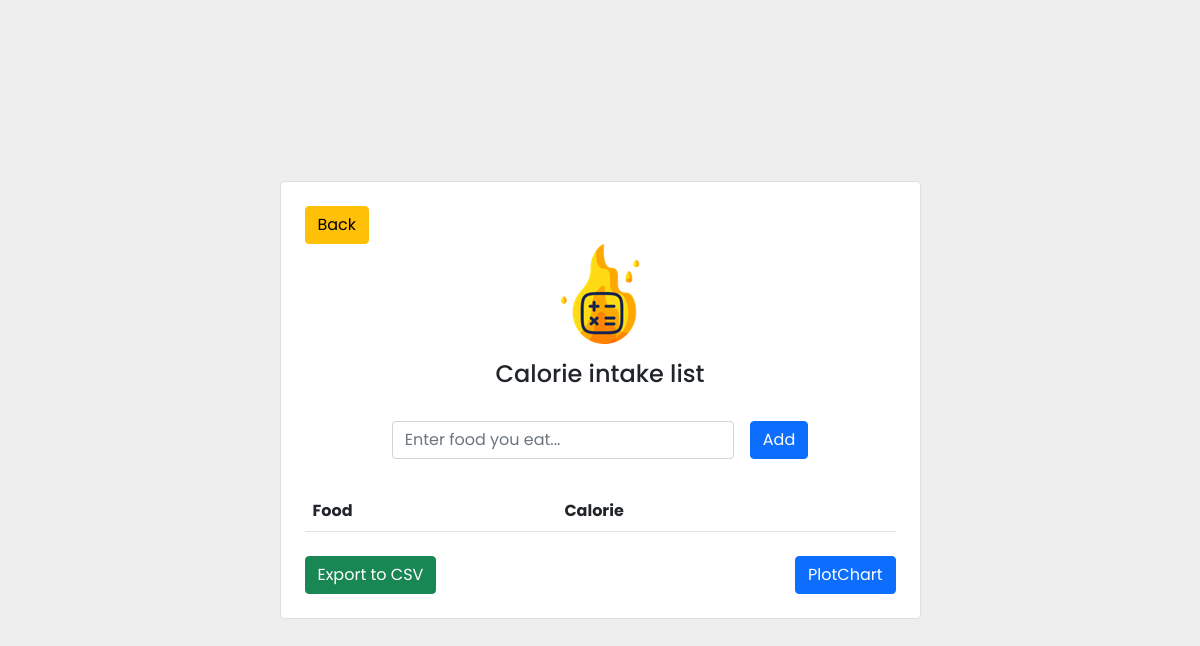
/calcom/ (signed in), run on an earlier commit of the app's database.
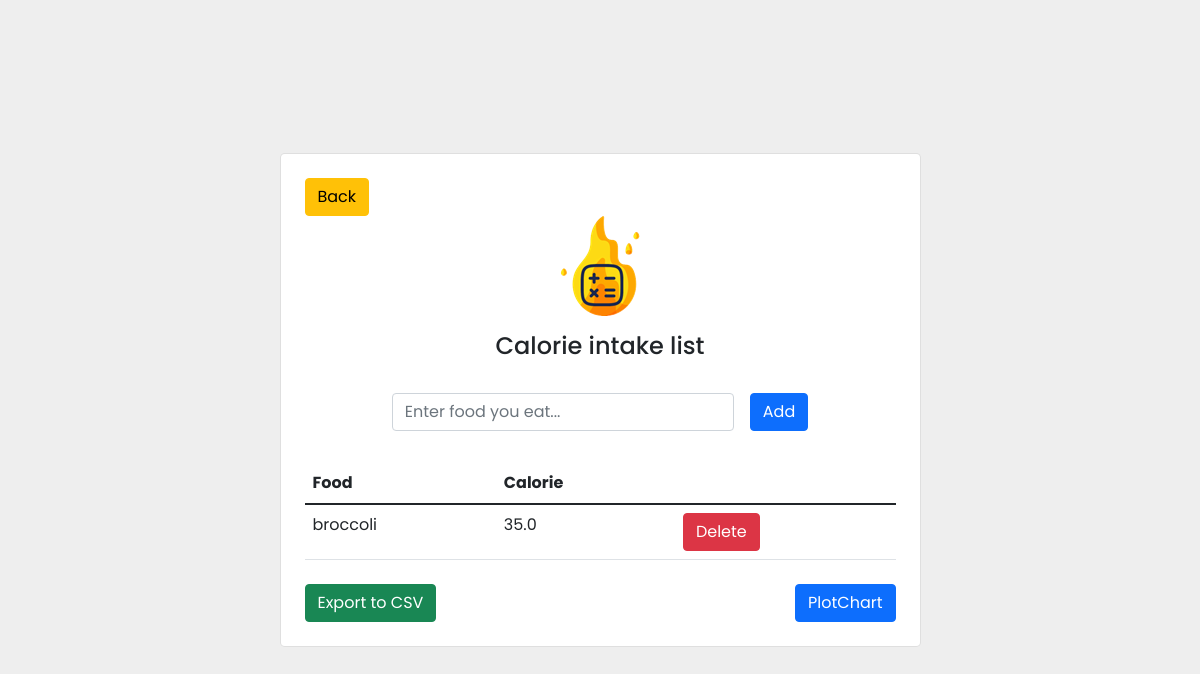
And on a later commit of the database.
### CaloriePage/models.py (models this page shows, shortened)
class caloriesConsumption(models.Model):
    user = models.ForeignKey(User, on_delete=models.CASCADE, null=True, blank=True)
    foodName = models.CharField(max_length=200)
    status = models.BooleanField(default=False)
    foodCalorie = models.TextField(null = True, blank = True)
    class Meta:
        ordering = ['status']

### CaloriePage/views.py (the view, shortened to what this page needs)
# urls.py: path('calcom/', views.calcom,name='calcom'),
def calcom(request):
    foodCalorie = None
    allFoods = caloriesConsumption.objects.filter(user=request.user)
    context = {
        'foods': allFoods,
        'foodCalorie': foodCalorie
    }
    return render(request, 'calcom.html', context)

### CaloriePage/templates/calcom.html (shortened to what this page needs)
{% load static %} {%load mathfilters%} {%load humanize%}
<!DOCTYPE html>
<head>
</head>
<link rel="stylesheet" href="https://cdn.jsdelivr.net/npm/bootstrap@5.1.3/dist/css/bootstrap.min.css">
<section class="vh-100" style="background-color: #eee;">
    <div class="container py-5 h-100">
      <div class="row d-flex justify-content-center align-items-center h-100">
        <div class="col col-lg-9 col-xl-7">
          <div class="card rounded-3">
            <div class="card-body p-4">
              <a href="{% url 'home' %}">
                <button type="button" class="btn btn-warning">Back</button>
              </a>
              <img src="{% static 'images/LogoFs.png'%}" style="display: block; margin-left: auto; margin-right: auto;" />
              <h4 class="text-center my-3 pb-3">Calorie intake list</h4>
              <form method="POST" class="row row-cols-lg-auto g-3 justify-content-center align-items-center mb-4 pb-2">
                <div class="col-12">
                  <div class="form-outline">
                    <input type="text" id="form1" class="form-control" name="query" placeholder="Enter food you eat..."/>
                  </div>
                </div>
                <div class="col-12">
                  <button type="submit" class="btn btn-primary">Add</button>
                </div>
              </form>
              <table class="table mb-4">
                <thead>
                  <tr>
                    <th scope="col">Food</th>
                    <th scope="col">Calorie</th>
                  </tr>
                </thead>
                <tbody>
                  {% for i in foods %}
                    <tr>
                      <td>
                        {% if i.foodName %}
                          {{ i.foodName }}
                        {% else %}
                          None
                        {% endif %}
                      </td>
                        <td>
                        {{ i.foodCalorie }}
                        </td>
                      <td>
                        {% if i.foodName %}
                          <a href="{% url 'delete' i.foodName %}">
                            <button type="submit" class="btn btn-danger">Delete</button>
                          </a>
                        {% endif %}
                      </td>
                    </tr>
                  {% endfor %}
                </tbody>
              </table>
              <div class="row">
                <div class="col text-start">
                  <a href="{% url 'csvExport' %}">
                    <button type="button" class="btn btn-success">Export to CSV</button>
                  </a>
                </div>
                <div class="col text-end">
                  <a href="{% url 'plotChart' %}">
                    <button type="button" class="btn btn-primary">PlotChart</button>
                  </a>
                </div>
              </div>
              </div>
              </div>
              </div>
            </div>
          </div>
  </section>
  </html>

What changed in the data, as far as the page shows it:
added caloriesConsumption: foodName "broccoli", foodCalorie "35.0", shows "Delete"
